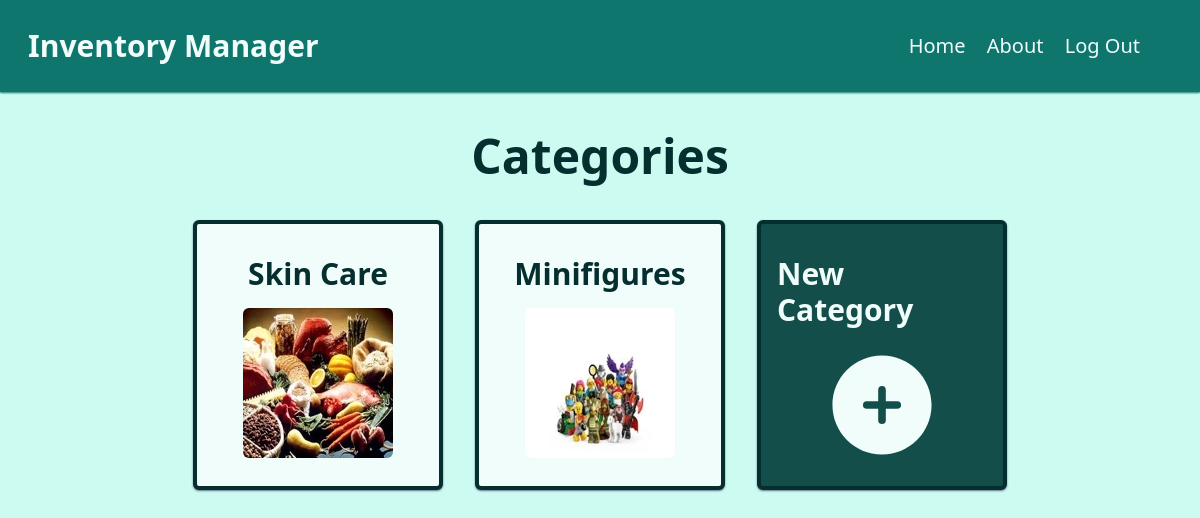
The app's page / (signed in) with its own data.
### main/models.py (models this page shows, shortened)
class Category(models.Model):
    name = models.CharField(max_length=200)
    image = models.ImageField(default='default.png', upload_to='media/')
    date_added = models.DateField(auto_now=True)

### main/views.py (the view)
# urls.py: 2. Add a URL to urlpatterns:  path('', views.home, name='home')
def home(request):
    if not request.user.is_authenticated:
        return render(request, 'users/login_required.html')
    return render(request, 'main/home.html', {'categorys': Category.objects.all()})

### main/templates/main/home.html (shortened to what this page needs)
{% extends 'main/base.html' %}
{% block content %}
    <h1 class="text-5xl my-10 font-bold">Categories</h1>
    <div id="cards" class="flex gap-8 flex-wrap mx-5">
        {% for category in categorys %}
        <a href="{% url 'category-items' category.id %}">
            <div id="card-category" style="width: 250px; height: 270px;" class="p-4 pb-16 rounded-md border-4 border-teal-950 flex flex-col items-center bg-teal-50 shadow-sm shadow-slate-500">
                <h1 class="text-3xl font-semibold my-4">{{category.name}}</h1>
                <img class="rounded-md" src="{{category.image.url}}" alt="" >
            </div>
        </a>
        {% endfor %}
        {% if user.groups.all.0.name == 'admins' %}
        <a href="{% url 'new-category' %}">
            <div style="width: 250px; height: 270px;" id="card-new" class="p-4  rounded-md border-4 border-teal-950 flex flex-col items-center bg-teal-900 shadow-sm shadow-slate-500">
                <h1 class="text-3xl font-semibold my-4 text-teal-50">New Category</h1>
            </div>
        </a>
        {% endif %}
    </div>
{% endblock %}

### main/templates/main/base.html (shortened to what this page needs)
{% load static %}
{% load widget_tweaks %}
<!DOCTYPE html>
<html lang="en">
<head>
    <script src="https://cdn.tailwindcss.com"></script>
    <link href="https://cdn.jsdelivr.net/npm/flowbite@2.5.2/dist/flowbite.min.css" rel="stylesheet" />
</head>
<body class="bg-teal-100 mb-10">
    <nav class="bg-teal-700 text-teal-50 flex justify-between p-7 shadow-sm shadow-teal-700">
        <a class="inline-block text-3xl font-bold " href="/">Inventory Manager</a>
        <div class="inline-block mt-1 mr-8 text-xl">
            <a href="{% url 'home' %}" class="hover:text-teal-100">Home</a>
            <a href="{% url 'about' %}" class="mx-4 hover:text-teal-100">About</a>
            {% if user.is_authenticated %}
            <a href="{% url 'logout' %}" class="hover:text-teal-100">Log Out</a>
            {% else %}
            <a href="{% url 'login' %}" class="hover:text-teal-100 mr-4">Login</a>
            <a href="{% url 'register' %}" class="hover:text-teal-100">Register</a>
            {% endif %}
        </div>
    </nav>
    <div class="flex flex-col items-center text-teal-950">
        {% block content %}
        {% endblock %}
    </div>
</body>
</html>

### records on screen
Category: name "Skin Care", image (picture)
Category: name "Minifigures", image (picture)
